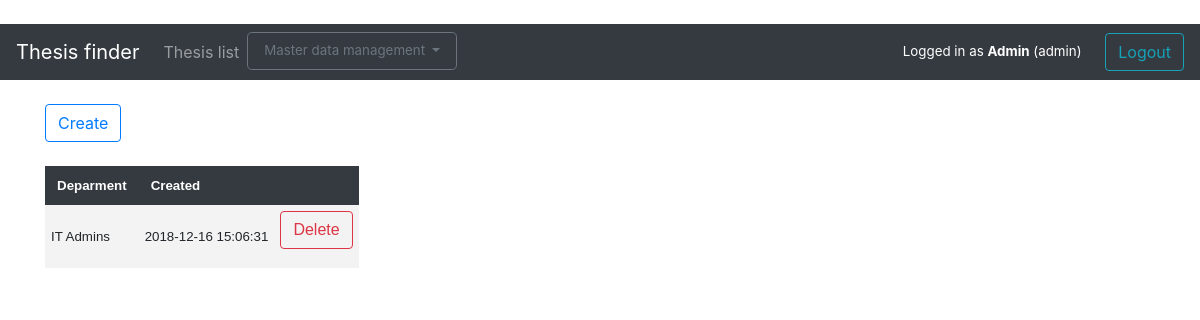
The app's page /departments (signed in) with its own data.
### application/auth/models.py (models this page shows, shortened)
class User(Base):
    __tablename__ = "account"
    userID = db.Column(db.String(100), primary_key=True, nullable=False)
    firstName = db.Column(db.String(144), nullable=False)
    lastName = db.Column(db.String(144), nullable=False)
    password = db.Column(db.String(144), nullable=False)
    admin = db.Column(db.Integer) # Kept as integer for future admin role types
    inactive = db.Column(db.Boolean)
    department = db.Column(db.Integer, db.ForeignKey('department.departmentID'),
                           nullable=True)
    theses = db.relationship("Thesis", backref='account', lazy=True)
    if os.environ.get("HEROKU"):
        @staticmethod
        def countInactives():
            stmt = text('SELECT COUNT("userID") FROM account WHERE inactive')
            result = db.engine.execute(stmt)
            for row in result:
                count = row[0]
            return count
        @staticmethod
        def countTheses():
            stmt = text('SELECT account."userID", COUNT(thesis."thesisID")'
                        ' FROM account LEFT JOIN thesis ON thesis."userID" = account."userID"'
                        ' WHERE account.admin = 0'
                        ' GROUP BY account."userID";')
            result = db.engine.execute(stmt)
            count = []
            for row in result:
                print(row[1])
                count.append({"id":row[0], "count":row[1]})
            return count
    else:
        @staticmethod
        def countInactives():
            stmt = text("SELECT COUNT(userID) FROM account WHERE inactive")
            result = db.engine.execute(stmt)
            for row in result:
                count = row[0]
            return count
        @staticmethod
        def countTheses():
            stmt = text("SELECT account.userID, COUNT(thesis.thesisID)"
                        " FROM account LEFT JOIN thesis ON thesis.userID = account.userID"
                        " WHERE account.admin = 0"
                        " GROUP BY account.userID;")
            result = db.engine.execute(stmt)
            count = []
            for row in result:
                print(row[1])
                count.append({"id":row[0], "count":row[1]})
            return count

### application/departments/models.py (models this page shows, shortened)
class Dept(Base):
    __tablename__ = "department"
    departmentID = db.Column(db.Integer, primary_key=True)
    name = db.Column(db.String(144), nullable=False)
    accounts = db.relationship("User", backref='user_department', lazy=True)

### application/departments/views.py (the view)
@app.route("/departments", methods=["GET"])
def depts_index():
    if not current_user.admin:
        return "Access denied"
    return render_template("departments/list.html", depts = Dept.query.all())

### application/__init__.py (called while the page is built)
@login_manager.user_loader
def load_user(user_id):
    return User.query.get(user_id)

### application/templates/departments/list.html
{% extends "layout.html" %}
{% block body %}
  <div class="container">
    {% if (current_user.admin) %}
<a class="btn btn-outline-primary" href=" {{ url_for('dept_form') }} " role="button">Create</a><br /><br />
<table>
    <tr>
        <th>Deparment</th>
        <th>Created</th>
        <th></th>
    </tr>
      {% if depts|length < 1 %}
      <tr>
          <td colspan="4">There are departments in the system - please create one</td>
      </tr>
    {% else %}
    {% for dept in depts %}
    <tr>
        <td>{{ dept.name }}</td>
        <td>{{ dept.createdOn }}</td>
        <td>
            <form method="POST" action="{{ url_for('dept_delete', dept_id=dept.departmentID) }}">
                <input class="btn btn-outline-danger" type="submit" value="Delete">
            </form>
        </td>
    </tr>
    {% endfor %}
    {% endif %}
      {% endif %}
</table>
</div>
{% endblock %}

### application/templates/layout.html (shortened to what this page needs)
﻿<!DOCTYPE html>
<html>
<head>
    <link rel="stylesheet" href="https://maxcdn.bootstrapcdn.com/bootstrap/4.0.0/css/bootstrap.min.css"
>
    <link rel="stylesheet" href="{{url_for('static', filename='chosen/chosen.css')}}">
</head>
<body>
    <nav class="navbar navbar-expand-md navbar-dark bg-dark mb-4">
        <a class="navbar-brand" href="/">Thesis finder</a>
        <div class="collapse navbar-collapse" id="navbarCollapse">
            <ul class="navbar-nav mr-auto">
                <li class="nav-item">
                    <a class="nav-link" href="{{ url_for('theses_index') }} ">Thesis list</a>
                </li>
                {% if current_user.admin %}
                <li class="nav-item">
                    <div class="dropdown">
                        <button class="btn btn-outline-secondary btn-lg dropdown-toggle" type="button" id="dropdownMenuButton"
                            data-toggle="dropdown" aria-haspopup="true" aria-expanded="false">
                            Master data management
                        </button>
                    </div>
                </li>
                {% endif %}
            </ul>
            <div class="login">
                {% if current_user.is_authenticated %}
                Logged in as <b>{{ current_user.firstName }}</b>
                {% if current_user.admin %}
                (admin)
                {% else %}
                (supervisor)<span style="display:inline-block; width: 20px;"></span>
                {% endif %}
                <a class="btn btn-outline-info" href="{{ url_for('auth_logout') }}" role="button">Logout</a>
                {% else %}
                <a class="btn btn-outline-info" href="{{ url_for('auth_login') }}" role="button">Login</a>
                {% endif %}
            </div>
        </div>
    </nav>
    <main role="main" class="container-fluid">
        {% block body %}{% endblock %}
    </main>
</body>
</html>

### application/templates/layout.html (style rules this page uses)
table { font-family: arial, sans-serif; border-collapse: collapse; font-size: smaller; display: inline-block; overflow-x: auto; white-space: nowrap; }
th { color: #ffffff; background-color: #343a40; text-align: left; padding: 12px; }
td { text-align: left; padding: 6px; }
tr:nth-child(even) { background-color: #f3f3f3; }
.login { color: #ffffff }
.btn-outline-secondary { font-size: smaller; }
.login { font-size:smaller; }

### records on screen
User: firstName "Admin"
Dept: name "IT Admins", createdOn "2018-12-16 15:06:31"
